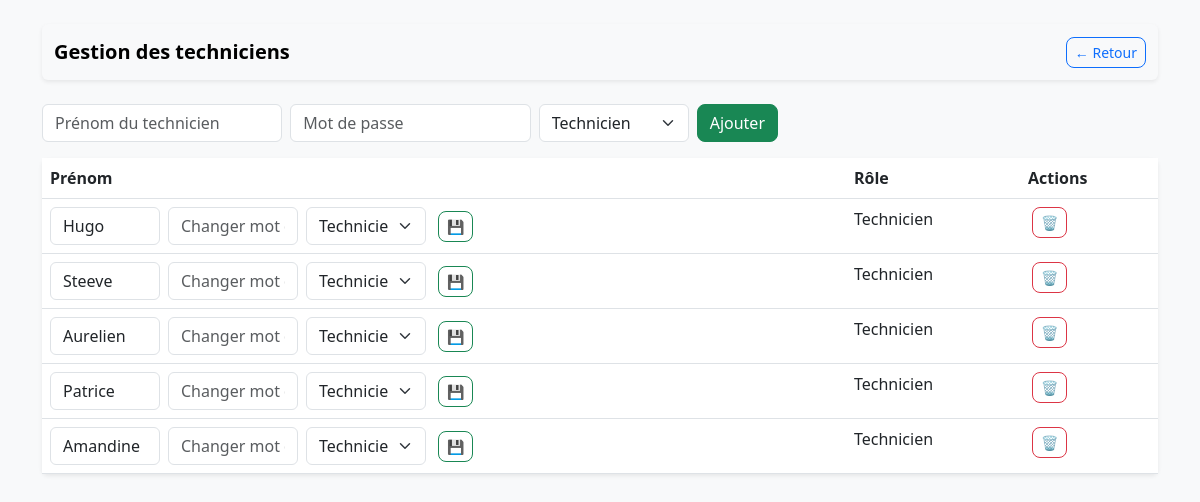
Screenshot of /techniciens (signed in) with the database file from the repository.
### tables this page shows
CREATE TABLE techniciens (id INTEGER PRIMARY KEY AUTOINCREMENT, prenom TEXT UNIQUE NOT NULL, role TEXT DEFAULT 'technicien', password TEXT);

### app.py (the view)
@app.route("/techniciens")
def techniciens():
    if "user" not in session or session["role"] != "admin":
        return redirect(url_for("login"))
    db = get_db()
    techniciens = db.execute("SELECT * FROM techniciens").fetchall()
    return render_template("techniciens.html", techniciens=techniciens)

### app.py (called while the page is built)
def get_db():
    conn = sqlite3.connect(DB)
    conn.row_factory = sqlite3.Row
    return conn

@app.before_request
def renew_session():
    session.permanent = True

### templates/techniciens.html (shortened to what this page needs)
<!DOCTYPE html>
<html lang="fr">
<head>
  <link
    href="https://cdn.jsdelivr.net/npm/bootstrap@5.3.0/dist/css/bootstrap.min.css"
    rel="stylesheet"
  />
  <link href="{{ url_for('static', filename='css/style.css') }}" rel="stylesheet" />
</head>
<body class="container py-4">
  <nav class="navbar navbar-light bg-light rounded shadow-sm mb-4">
    <div class="container-fluid">
      <span class="navbar-brand fw-bold">Gestion des techniciens</span>
      <div class="d-flex align-items-center gap-2">
        <a href="{{ url_for('home') }}" class="btn btn-outline-primary btn-sm">← Retour</a>
      </div>
    </div>
  </nav>
  <div class="row mb-3">
    <div class="col-md-8">
      <form
        method="post"
        action="{{ url_for('add_technicien') }}"
        class="d-flex gap-2 align-items-center"
      >
        <input
          name="prenom"
          class="form-control"
          placeholder="Prénom du technicien"
          required
          autocomplete="off"
        />
        <input
          name="password"
          type="password"
          class="form-control"
          placeholder="Mot de passe"
          required
        />
        <select name="role" class="form-select" style="max-width:150px;">
          <option value="technicien" selected>Technicien</option>
        </select>
        <button type="submit" class="btn btn-success">Ajouter</button>
      </form>
    </div>
  </div>
  <table class="table table-hover rounded shadow-sm">
    <thead>
      <tr>
        <th>Prénom</th>
        <th>Rôle</th>
        <th>Actions</th>
      </tr>
    </thead>
    <tbody>
      {% for tech in techniciens %}
      <tr>
        <td>
          <form
            method="post"
            action="{{ url_for('edit_technicien', id=tech.id) }}"
            class="d-inline-flex gap-2 align-items-center"
          >
            <input
              name="prenom"
              class="form-control"
              style="width:110px;"
              value="{{ tech.prenom }}"
              required
            />
            <input
              name="password"
              type="password"
              class="form-control"
              style="width:130px;"
              placeholder="Changer mot de passe"
            />
            <select name="role" class="form-select" style="max-width:120px;">
              <option value="technicien" {% if tech.role == 'technicien' %}selected{% endif %}>
                Technicien
              </option>
            </select>
            <button
              class="btn btn-sm btn-outline-success ms-1"
              type="submit"
              title="Enregistrer"
            >💾</button>
          </form>
        </td>
        <td>{{ tech.role|capitalize if tech.role else 'Technicien' }}</td>
        <td>
          <button
            class="btn btn-sm btn-outline-danger ms-1"
            onclick="confirmDelete({{ tech.id }}, '{{ tech.prenom }}')"
          >🗑️</button>
        </td>
      </tr>
      {% endfor %}
    </tbody>
  </table>
</body>
</html>

### static/css/style.css (style rules this page uses)
body { background-color: #f8f9fa; font-family: 'Segoe UI', sans-serif; color: #212529; }
.navbar, .card, .table { background-color: #fff; color: #212529; }
.navbar { border-radius: 8px; margin-bottom: 1.5rem; box-shadow: 0 2px 8px rgba(0, 0, 0, 0.06); }
.btn { border-radius: 8px; font-weight: 500; transition: box-shadow 0.15s; }

### rows the page displays
techniciens: prenom "Hugo", role "Technicien"
techniciens: prenom "Steeve", role "Technicien"
techniciens: prenom "Aurelien", role "Technicien"
techniciens: prenom "Patrice", role "Technicien"
techniciens: prenom "Amandine", role "Technicien"
